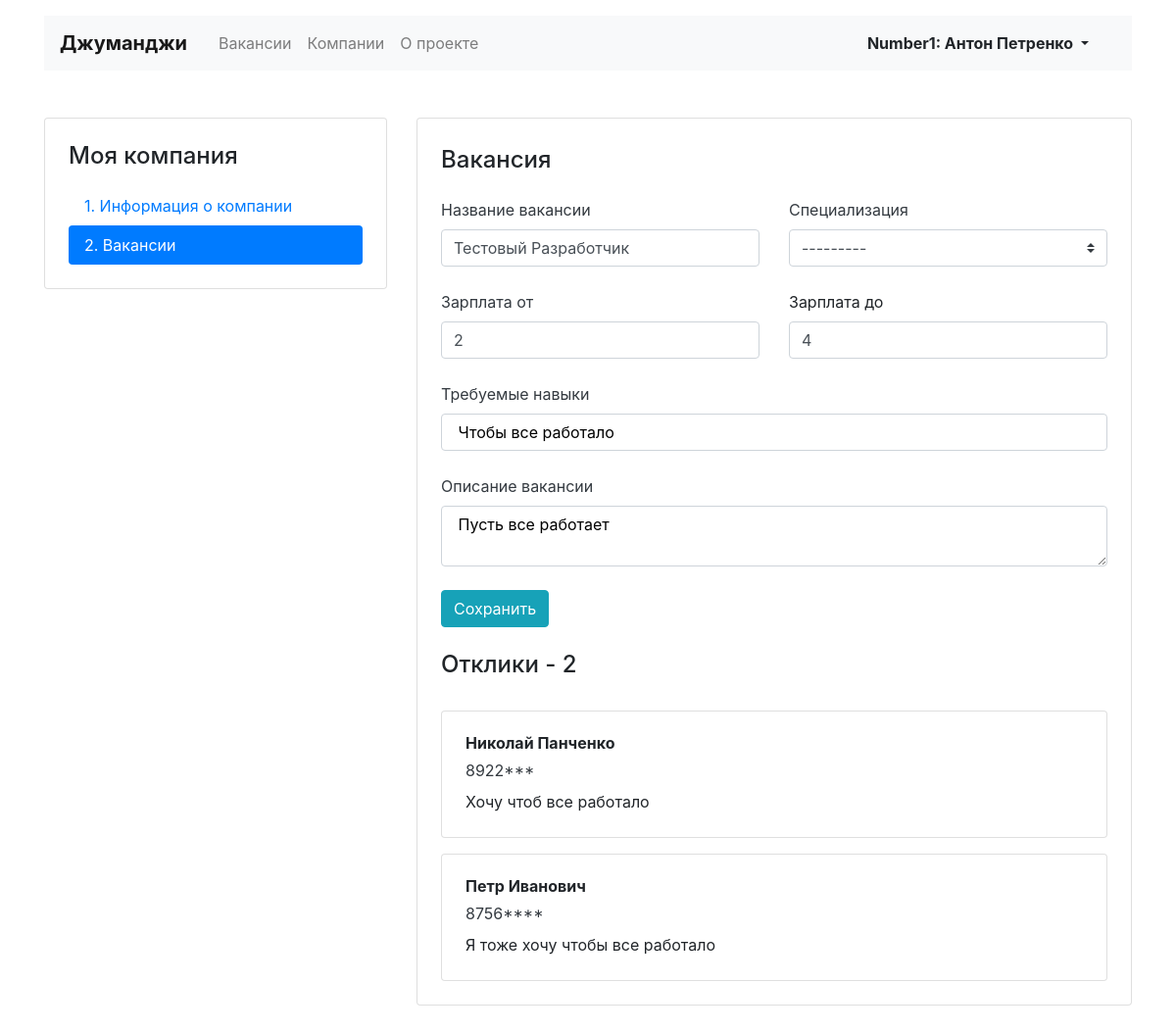
The app's page /mycompany/vacancies/5 (signed in) with its own data.
### jumanji/models.py (models this page shows)
class Vacancy(models.Model):
    title = models.CharField(max_length=25)
    skills = models.CharField(max_length=100)
    description = models.CharField(max_length=200)
    salary_min = models.IntegerField()
    salary_max = models.IntegerField()
    published_at = models.DateField()
    specialty = models.ForeignKey(Specialty, on_delete=models.CASCADE, related_name='vacancies', unique=False)
    company = models.ForeignKey(Company, on_delete=models.CASCADE, related_name='vacancies', unique=False)

class Application(models.Model):
    written_username = models.CharField(max_length=20)
    written_phone = models.CharField(max_length=20)
    written_cover_letter = models.CharField(max_length=200)
    vacancy = models.ForeignKey(Vacancy, on_delete=models.CASCADE, related_name="applications")
    user = models.ForeignKey(User, on_delete=models.CASCADE, related_name="applications")

### jumanji/views.py (the view)
# urls.py: path('mycompany/vacancies/<int:vacancy_id>', views.vacancy_edit_view, name='mycompany_vacancy_edit'),
def vacancy_edit_view(request, vacancy_id):
    alert_update = ''
    specialties = models.Specialty.objects.all()
    Anonymous = request.user.is_anonymous
    if Anonymous is False:
        if request.method == 'POST':
            vacancy_form = forms.VacancyForm(request.POST)
            models.Vacancy.objects.filter(id=vacancy_id).update(
                title=vacancy_form['title'].value(),
                skills=vacancy_form['skills'].value(),
                description=vacancy_form['description'].value(),
                salary_min=vacancy_form['salary_min'].value(),
                salary_max=vacancy_form['salary_max'].value(),
                specialty=models.Specialty.objects.get(code=vacancy_form['specialty'].value())
            )
            alert_update = 'Информация о вакансии обновлена'
            applications = models.Application.objects.filter(vacancy=vacancy_id)
            count_applications = models.Application.objects.filter(vacancy=vacancy_id).count()
            my_vacancy = models.Vacancy.objects.get(id=vacancy_id)
            return render(request, 'vacancy-edit.html', context={
                'vacancy': my_vacancy,
                'applications': applications,
                'count_applications': count_applications,
                'form': vacancy_form,
                'alert_update': alert_update,
                'specialties': specialties
            })
        else:
            vacancy_form = forms.VacancyForm()
            try:
                my_vacancy = models.Vacancy.objects.get(id=vacancy_id)
                applications = models.Application.objects.filter(vacancy=vacancy_id)
                count_applications = models.Application.objects.filter(vacancy=vacancy_id).count()
                return render(request, 'vacancy-edit.html', context={
                    'vacancy': my_vacancy,
                    'applications': applications,
                    'count_applications': count_applications,
                    'form': vacancy_form,
                    'alert_update': alert_update,
                    'specialties': specialties
                })
            except ObjectDoesNotExist:
                return HttpResponseRedirect(request.META['HTTP_REFERER'])
    else:
        return HttpResponseRedirect(reverse('register'))

### jumanji/forms.py
class VacancyForm(forms.Form):
    title = forms.CharField(max_length=25)
    skills = forms.CharField(max_length=100)
    description = forms.CharField(max_length=200)
    salary_min = forms.IntegerField()
    salary_max = forms.IntegerField()
    published_at = forms.DateField()
    specialty = forms.ModelChoiceField(models.Specialty.objects.all(), to_field_name='code')

### templates/vacancy-edit.html (shortened to what this page needs)
{% extends 'base.html' %}
{% block content %}
  <main class="container mt-3 pb-5">
    <div class="row mt-5">
      <div class="col-12 col-lg-4">
        <aside class="pt-3 pb-4 px-4 mb-5 card">
          <h1 class="h4 pt-2 pb-2">Моя компания</h1>
          <div class="nav flex-column nav-pills">
            <a class="nav-link" href="{% url 'mycompany' %}">1. Информация о&nbsp;компании</a>
            <a class="nav-link active" href="{% url 'mycompany_vacancies' %}">2. Вакансии</a>
          </div>
        </aside>
      </div>
      <div class="col-12 col-lg-8">
        <div class="card">
          <div class="card-body px-4 pb-4 tab-content">
            <section>
              <h2 class="h4 pt-2 pb-3">Вакансия</h2>
              <form  method = "post"> {% csrf_token %}
                <div class="row">
                  <div class="col-12 col-md-6">
                    <div class="form-group pb-2">
                      <label class="mb-2 text-dark" for="id_title">Название вакансии</label>
                      <input class="form-control"  type="text" name="title" maxlength="25" required id="id_title" value="{{vacancy.title}}">
                    </div>
                  </div>
                  <div class="col-12 col-md-6">
                    <div class="form-group pb-2">
                      <label class="mb-2 text-dark" for="id_specialty">Специализация</label>
                      <select class="custom-select mr-sm-2" name="specialty" required id="id_specialty">
                        <option value="" selected>---------</option>
                      </select>
                    </div>
                  </div>
                </div>
                <div class="row">
                  <div class="col-12 col-md-6">
                    <div class="form-group pb-2">
                      <label class="mb-2 text-dark" for="id_salary_min">Зарплата от</label>
                      <input class="form-control" type="number" name="salary_min" required id="id_salary_min" value="{{vacancy.salary_min}}">
                    </div>
                  </div>
                  <div class="col-12 col-md-6">
                    <div class="form-group pb-2">
                      <label class="mb-2" for="id_salary_max">Зарплата до</label>
                      <input class="form-control" type="number" name="salary_max" required id="id_salary_max" value="{{vacancy.salary_max}}">
                    </div>
                  </div>
                </div>
                <div class="form-group pb-2">
                  <label class="mb-2 text-dark" for="id_skills">Требуемые навыки</label>
                  <input class="form-control" type="text" name="skills" maxlength="100" required id="id_skills" style="color:#000;" value="{{vacancy.skills}}">
                </div>
                <div class="form-group pb-2">
                  <label class="mb-2 text-dark" for="id_description">Описание вакансии</label>
                  <textarea class="form-control" type="text" name="description" maxlength="200" required id="id_description" style="color:#000;">{{vacancy.description}}</textarea>
                </div>
                <div class="form-group">
                  <input type="submit" class="btn btn-info" value="Сохранить">
                </div>
              </form>
              <h2 class="h4 pt-2 pb-3">Отклики - {{count_applications}}</h2>
              {% for application in applications %}
              <div class="card mt-3">
                <div class="card-body px-4">
                  <p class="mb-1 font-weight-bold">{{application.written_username}}</p>
                  <p class="mb-2"><a href="" class="text-dark">{{application.written_phone}}</a></p>
                  <p class="mb-1">{{application.written_cover_letter}}</p>
                </div>
              </div>
              {% endfor %}
            </section>
          </div>
        </div>
      </div>
    </div>
  </main>
{% endblock %}

### templates/base.html (shortened to what this page needs)
<!DOCTYPE html>
<html lang="en">
<head>
    <link rel="stylesheet" href="https://stackpath.bootstrapcdn.com/bootstrap/4.3.1/css/bootstrap.min.css">
</head>
<body>
    <header class="container mt-3">
    <nav class="navbar navbar-expand-lg navbar-light bg-light">
      <a class="navbar-brand mr-4 font-weight-bold" href="{% url 'main_page' %}">Джуманджи</a>
      <div class="collapse navbar-collapse justify-content-between" id="navbarNav">
        <ul class="navbar-nav col-10">
          <li class="nav-item">
            <a class="nav-link" href="{% url 'all_vacancies' %}">Вакансии</a>
          </li>
          <li class="nav-item">
            <a class="nav-link" href="{% url 'all_companies' %}">Компании</a>
          </li>
          <li class="nav-item">
            <a class="nav-link" href="{% url 'main_page' %}">О проекте</a>
          </li>
        </ul>
        <ul class="navbar-nav col-2 justify-content-end">
          <li class="nav-item active">
            {% if user.is_active %}
              <div class="btn-group">
                <button type="button" class="btn dropdown-toggle font-weight-bold" data-toggle="dropdown" aria-haspopup="true" aria-expanded="false">
                  {{user.username}}: {{user.first_name}} {{user.last_name}}
                </button>
              </div>
            {% endif %}
          </li>
        </ul>
      </div>
    </nav>
  </header>
    {% block content %}
    {% endblock %}
</body>
</html>

### templates/vacancy-edit.html (style rules this page uses)
body { background-color: #F6F2E6; }

### records on screen
Vacancy: title "Тестовый Разработчик", salary_min "2", salary_max "4", skills "Чтобы все работало", description "Пусть все работает"
Application: written_username "Николай Панченко", written_phone "8922***", written_cover_letter "Хочу чтоб все работало"
Application: written_username "Петр Иванович", written_phone "8756****", written_cover_letter "Я тоже хочу чтобы все работало"

### other values on screen
{{ user.username }} "Number1"
{{ user.first_name }} "Антон"
{{ user.last_name }} "Петренко"
{{ count_applications }} "2"
